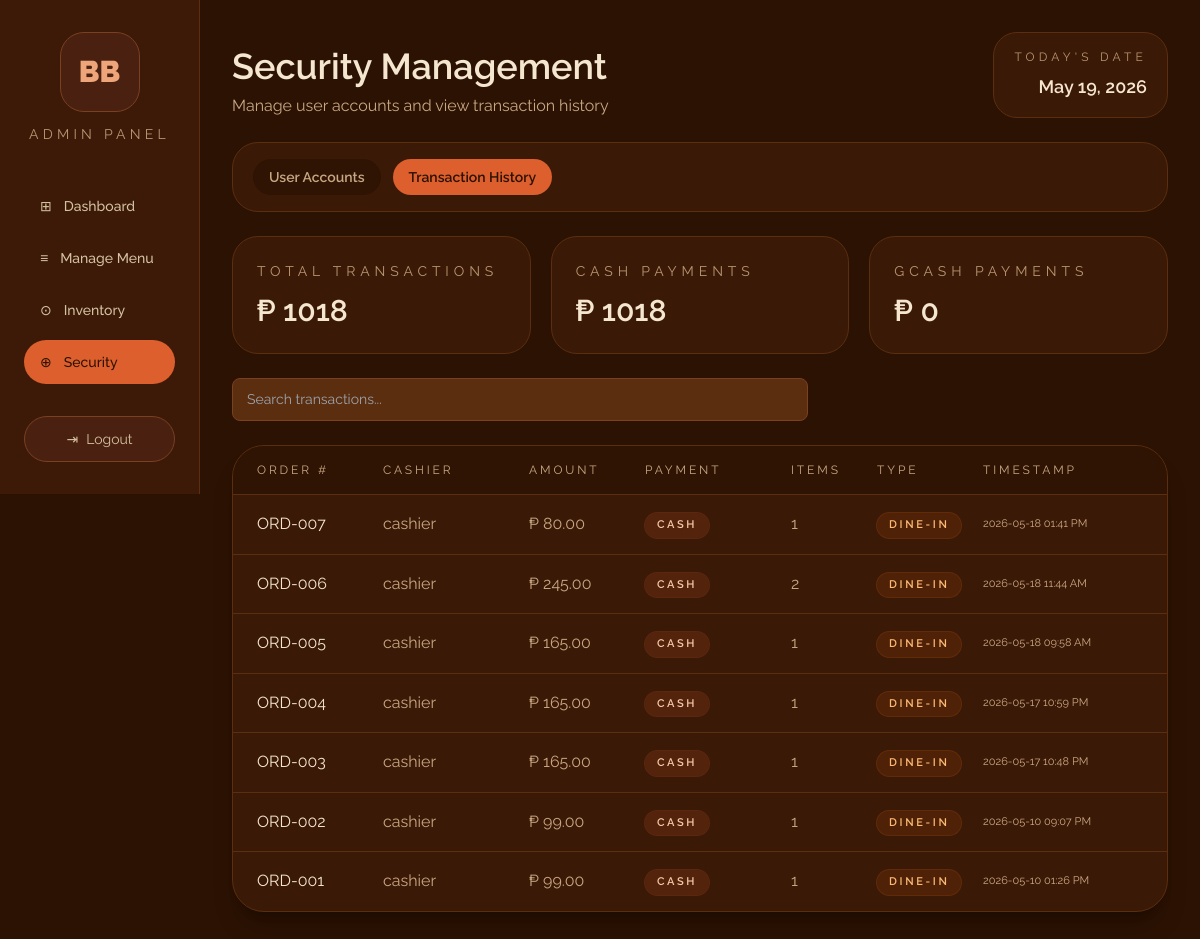
Page /panel/security/?tab=transactions (signed in) on the committed database.
### cashier/models.py (models this page shows, shortened)
class Order(models.Model):
    TYPE_CHOICES = [('dine-in', 'Dine-In'), ('to-go', 'To-Go')]
    STATUS_CHOICES = [
        ('pending', 'Pending'),
        ('preparing', 'Preparing'),
        ('ready', 'Ready'),
        ('completed', 'Completed'),
        ('cancelled', 'Cancelled'),
    ]
    PAYMENT_CHOICES = [('cash', 'Cash'), ('gcash', 'GCash')]
    order_number = models.CharField(max_length=20, unique=True)
    order_type = models.CharField(max_length=10, choices=TYPE_CHOICES, default='dine-in')
    status = models.CharField(max_length=20, choices=STATUS_CHOICES, default='pending')
    cashier = models.ForeignKey(User, on_delete=models.SET_NULL, null=True, related_name='orders')
    total = models.DecimalField(max_digits=10, decimal_places=2, default=0)
    payment_method = models.CharField(max_length=10, choices=PAYMENT_CHOICES, null=True, blank=True)
    amount_received = models.DecimalField(max_digits=10, decimal_places=2, null=True, blank=True)
    reference_number = models.CharField(max_length=50, blank=True)
    created_at = models.DateTimeField(auto_now_add=True)
    updated_at = models.DateTimeField(auto_now=True)

### accounts/models.py (models this page shows, shortened)
class User(AbstractUser):
    ROLE_CHOICES = [
        ('admin', 'Admin'),
        ('cashier', 'Cashier'),
        ('kitchen', 'Kitchen'),
    ]
    role = models.CharField(max_length=20, choices=ROLE_CHOICES, default='cashier')
    is_active = models.BooleanField(default=True)

### panel/views.py (the view)
# urls.py: path('security/', views.security, name='security'),
@role_required(['admin'])
def security(request):
    tab = request.GET.get('tab', 'accounts')
    users = User.objects.all()
    completed = Order.objects.filter(status='completed')
    total_trans = completed.aggregate(s=Sum('total'))['s'] or 0
    cash_trans = completed.filter(payment_method='cash').aggregate(s=Sum('total'))['s'] or 0
    gcash_trans = completed.filter(payment_method='gcash').aggregate(s=Sum('total'))['s'] or 0
    transactions = completed.order_by('-created_at')[:50]
    context = {
        'users': users,
        'transactions': transactions,
        'total_transactions': total_trans,
        'cash_payments': cash_trans,
        'gcash_payments': gcash_trans,
        'active_tab': tab,
    }
    return render(request, 'panel/security.html', context)

### brewsko_pos/utils.py (called while the page is built)
def role_required(allowed_roles, login_url='login'):
    def decorator(view_func):
        @wraps(view_func)
        def wrapper(request, *args, **kwargs):
            if not request.user.is_authenticated or request.user.role not in allowed_roles:
                return redirect(login_url)
            return view_func(request, *args, **kwargs)
        return wrapper
    return decorator

### templates/panel/security.html (shortened to what this page needs)
{% extends 'base.html' %}
{% load static %}
{% block body %}
<div class="min-h-screen bg-brown-950 text-warmgray-50">
  <div class="flex min-h-screen">
    {% with active_nav='security' %}{% include 'panel/sidebar.html' %}{% endwith %}
    <main class="flex-1 p-8">
      <div class="space-y-6">
        <header class="flex flex-col gap-4 md:flex-row md:items-end md:justify-between">
          <div>
            <h1 class="text-4xl font-semibold text-warmgray-50">Security Management</h1>
            <p class="mt-2 text-warmgray-300">Manage user accounts and view transaction history</p>
          </div>
          <div class="rounded-3xl border border-brown-700 bg-brown-900/90 px-5 py-4 text-right">
            <p class="text-xs uppercase tracking-[0.35em] text-warmgray-400">Today's Date</p>
            <p id="liveDate" class="mt-2 text-lg font-semibold text-warmgray-50"></p>
          </div>
        </header>
        <div class="flex flex-wrap items-center gap-3 rounded-[26px] border border-brown-700 bg-brown-900/90 px-5 py-4">
          <a href="?tab=accounts" class="rounded-3xl px-4 py-2 text-sm font-semibold transition {% if active_tab == 'accounts' %}bg-brewsko-500 text-brown-950{% else %}bg-brown-950/80 text-warmgray-300 hover:bg-brown-800{% endif %}">User Accounts</a>
          <a href="?tab=transactions" class="rounded-3xl px-4 py-2 text-sm font-semibold transition {% if active_tab == 'transactions' %}bg-brewsko-500 text-brown-950{% else %}bg-brown-950/80 text-warmgray-300 hover:bg-brown-800{% endif %}">Transaction History</a>
        </div>
        {% if active_tab == 'accounts' %}
        <div class="flex flex-col gap-4 md:flex-row md:items-center md:justify-between">
          <input id="userSearch" type="text" placeholder="Search users..." oninput="filterRows(this, 'user-row')" class="w-full max-w-md rounded-3xl border border-brown-700 bg-brown-950/90 px-4 py-3 text-warmgray-50 outline-none focus:border-brewsko-500" />
          <button type="button" onclick="document.getElementById('addModal').classList.remove('hidden')" class="rounded-3xl bg-brewsko-500 px-5 py-3 text-sm font-semibold text-white transition hover:bg-brewsko-400">+ Add New User</button>
        </div>
        <section class="overflow-hidden rounded-[32px] border border-brown-700 bg-brown-900/95 shadow-xl shadow-black/20">
          <div class="grid grid-cols-[1fr_120px_120px_160px_110px_110px] gap-4 border-b border-brown-700 bg-brown-950/80 px-6 py-4 text-xs uppercase tracking-[0.24em] text-warmgray-300">
            <span>Username</span>
            <span>Role</span>
            <span>Password</span>
            <span>Last Login</span>
            <span>Status</span>
            <span>Actions</span>
          </div>
          <div class="divide-y divide-brown-700 max-h-[68vh] overflow-y-auto">
            {% for u in users %}
            <div class="user-row grid grid-cols-[1fr_120px_120px_160px_110px_110px] items-center gap-4 px-6 py-4 transition hover:bg-brown-950/80">
              <span class="font-medium text-warmgray-50">{{ u.username }}</span>
              <span class="text-warmgray-300 uppercase">{{ u.role }}</span>
              <span class="text-warmgray-300 tracking-widest">••••••••</span>
              <span class="text-warmgray-300">{{ u.last_login|date:"Y-m-d h:i A"|default:"Never" }}</span>
              <span>
                <span class="inline-flex rounded-full px-3 py-1 text-[11px] font-semibold uppercase tracking-[0.24em] {% if u.is_active %}bg-brewsko-500/15 text-brewsko-200 ring-1 ring-brewsko-500/20{% else %}bg-red-500/10 text-red-300 ring-1 ring-red-500/20{% endif %}">{% if u.is_active %}Active{% else %}Inactive{% endif %}</span>
              </span>
              <span class="flex items-center gap-2">
                <button type="button" onclick="openEdit({{ u.id }}, '{{ u.username|escapejs }}', '{{ u.role }}')" class="rounded-2xl border border-brown-700 bg-brown-950 px-3 py-2 text-sm text-warmgray-200 transition hover:border-brewsko-500">✏</button>
                <form method="post" action="{% url 'panel:delete_user' u.id %}" onsubmit="return confirm('Delete {{ u.username }}?')">
                  {% csrf_token %}
                  <button type="submit" class="rounded-2xl border border-brown-700 bg-brown-950 px-3 py-2 text-sm text-warmgray-200 transition hover:border-red-500">🗑</button>
                </form>
              </span>
            </div>
            {% empty %}
            <div class="px-6 py-12 text-center text-warmgray-300">No users found.</div>
            {% endfor %}
          </div>
        </section>
        {% else %}
        <div class="grid gap-5 lg:grid-cols-3">
          <div class="rounded-[26px] border border-brown-700 bg-brown-900/90 p-6">
            <p class="text-sm uppercase tracking-[0.35em] text-warmgray-400">Total Transactions</p>
            <p class="mt-3 text-3xl font-semibold text-warmgray-50">₱ {{ total_transactions|floatformat:0 }}</p>
          </div>
          <div class="rounded-[26px] border border-brown-700 bg-brown-900/90 p-6">
            <p class="text-sm uppercase tracking-[0.35em] text-warmgray-400">Cash Payments</p>
            <p class="mt-3 text-3xl font-semibold text-warmgray-50">₱ {{ cash_payments|floatformat:0 }}</p>
          </div>
          <div class="rounded-[26px] border border-brown-700 bg-brown-900/90 p-6">
            <p class="text-sm uppercase tracking-[0.35em] text-warmgray-400">GCash Payments</p>
            <p class="mt-3 text-3xl font-semibold text-warmgray-50">₱ {{ gcash_payments|floatformat:0 }}</p>
          </div>
        </div>
        <div class="mt-6">
          <input id="txSearch" type="text" placeholder="Search transactions..." oninput="filterRows(this, 'tx-row')" class="w-full max-w-xl rounded-3xl border border-brown-700 bg-brown-950/90 px-4 py-3 text-warmgray-50 outline-none focus:border-brewsko-500" />
        </div>
        <section class="overflow-hidden rounded-[32px] border border-brown-700 bg-brown-900/95 shadow-xl shadow-black/20">
          <div class="grid grid-cols-[110px_130px_100px_130px_70px_90px_160px] gap-4 border-b border-brown-700 bg-brown-950/80 px-6 py-4 text-xs uppercase tracking-[0.24em] text-warmgray-300">
            <span>Order #</span>
            <span>Cashier</span>
            <span>Amount</span>
            <span>Payment</span>
            <span>Items</span>
            <span>Type</span>
            <span>Timestamp</span>
          </div>
          <div class="divide-y divide-brown-700 max-h-[68vh] overflow-y-auto">
            {% for tx in transactions %}
            <div class="tx-row grid grid-cols-[110px_130px_100px_130px_70px_90px_160px] items-center gap-4 px-6 py-4 transition hover:bg-brown-950/80">
              <span class="text-warmgray-50">{{ tx.order_number }}</span>
              <span class="text-warmgray-300">{{ tx.cashier.username|default:"-" }}</span>
              <span class="text-warmgray-300">₱ {{ tx.total }}</span>
              <span>
                <span class="inline-flex rounded-full px-3 py-1 text-[11px] font-semibold uppercase tracking-[0.24em] {% if tx.payment_method == 'cash' %}bg-brewsko-500/15 text-brewsko-200 ring-1 ring-brewsko-500/20{% else %}bg-orange-500/10 text-orange-300 ring-1 ring-orange-500/20{% endif %}">{{ tx.payment_method|upper|default:"-" }}</span>
              </span>
              <span class="text-warmgray-300">{{ tx.items.count }}</span>
              <span>
                <span class="inline-flex rounded-full bg-orange-500/10 px-3 py-1 text-[11px] font-semibold uppercase tracking-[0.24em] text-orange-300 ring-1 ring-orange-500/20">{{ tx.get_order_type_display }}</span>
              </span>
              <span class="text-warmgray-300 text-[11px]">{{ tx.created_at|date:"Y-m-d h:i A" }}</span>
            </div>
            {% empty %}
            <div class="px-6 py-12 text-center text-warmgray-300">No transactions yet.</div>
            {% endfor %}
          </div>
        </section>
        {% endif %}
      </div>
    </main>
  </div>
</div>
{% endblock %}

### static/css/styles.css (style rules this page uses)
:root { --bg-deep: #1C0A02; --bg-main: #2C1203; --bg-panel: #3D1A08; --bg-card: #4A2010; --bg-input: #5A2E0E; --border: #7A4020; --orange: #E8692A; --orange-hover: #FF7A35; --orange-dark: #C4541A; --green: #4CAF50; --green-dark: #388E3C; --teal: #26A69A; --red: #E53935; --red-dark: #C62828; --text-white: #FFFFFF; --text-cream: #F5E6D0; --text-muted: #C8A882; --text-dim: #8A6040; --sidebar-width: 220px; --radius: 8px; --radius-lg: 12px; }
* { margin: 0; padding: 0; box-sizing: border-box; }
body { font-family: 'Raleway', sans-serif; background: var(--bg-main); color: var(--text-cream); min-height: 100vh; }
.form-group input, .form-group select, input[type="text"], input[type="number"], input[type="password"], select { width: 100%; background: var(--bg-input); border: 1px solid var(--border); border-radius: var(--radius); padding: 10px 14px; color: var(--text-cream); font-size: 14px; font-family: 'Raleway', sans-serif; outline: none; transition: border-color 0.2s; }

### rows in the picture
Order: order_number "ORD-007", cashier.username "cashier", total "80.00", payment_method "CASH", items.count "1", order_type "DINE-IN", created_at "2026-05-18 01:41 PM"
Order: order_number "ORD-006", cashier.username "cashier", total "245.00", payment_method "CASH", items.count "2", order_type "DINE-IN", created_at "2026-05-18 11:44 AM"
Order: order_number "ORD-005", cashier.username "cashier", total "165.00", payment_method "CASH", items.count "1", order_type "DINE-IN", created_at "2026-05-18 09:58 AM"
Order: order_number "ORD-004", cashier.username "cashier", total "165.00", payment_method "CASH", items.count "1", order_type "DINE-IN", created_at "2026-05-17 10:59 PM"
Order: order_number "ORD-003", cashier.username "cashier", total "165.00", payment_method "CASH", items.count "1", order_type "DINE-IN", created_at "2026-05-17 10:48 PM"
Order: order_number "ORD-002", cashier.username "cashier", total "99.00", payment_method "CASH", items.count "1", order_type "DINE-IN", created_at "2026-05-10 09:07 PM"
Order: order_number "ORD-001", cashier.username "cashier", total "99.00", payment_method "CASH", items.count "1", order_type "DINE-IN", created_at "2026-05-10 01:26 PM"

### other values in the picture
{{ total_transactions|floatformat:0 }} "1018"
{{ cash_payments|floatformat:0 }} "1018"
{{ gcash_payments|floatformat:0 }} "0"
